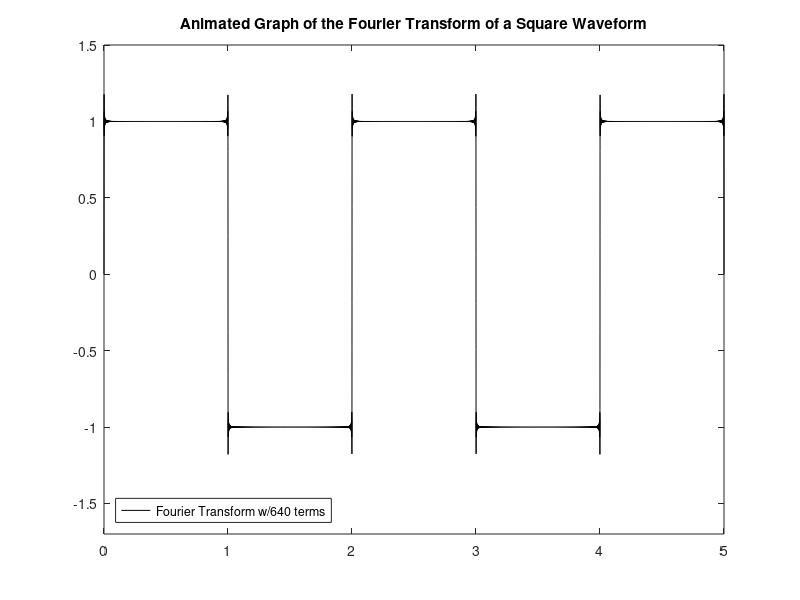

The MATLAB source for this figure:
%Assignment 0 - 4.3.4.2 Fourier Series
%Nicholas Vadivelu
%SPH 4U0
%6 September 2016

clear all;
close all;
clc;

t = linspace(0,5, 40000); %set the domain for the series

for i = 1:8
    x = 4/pi * sin(pi*t); %create the first point
    for n = 3:2:5*2^i %this goes up by 2s and makes 5, 10, 20, etc to 640 terms
        x = x + (4/n/pi * sin(pi*t*n));
    end
    plot(t,x, 'Color', 'k') %plots this fourier transform
    
    axis([0 5 -1.7 1.5]) %sets axis size
    title('Animated Graph of the Fourier Transform of a Square Waveform') %adds title
    legend(strcat('Fourier Transform w/', ' ', num2str(5*2^(i-1)), ' terms') ,'Location','southwest')
    %legend indicating number of terms
    drawnow %draws plot on
    pause(2) %pauses for viewer to see graph
end